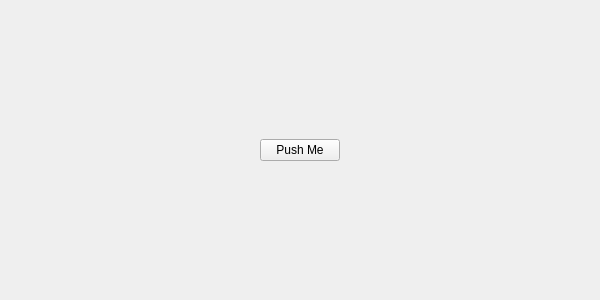
<?xml version="1.0" encoding="UTF-8"?>
<ui version="4.0">
 <class>Form</class>
 <widget class="QWidget" name="Form">
  <property name="geometry">
   <rect>
    <x>0</x>
    <y>0</y>
    <width>600</width>
    <height>300</height>
   </rect>
  </property>
  <property name="sizePolicy">
   <sizepolicy hsizetype="Maximum" vsizetype="Maximum">
    <horstretch>0</horstretch>
    <verstretch>0</verstretch>
   </sizepolicy>
  </property>
  <property name="windowTitle">
   <string>Git и желтые окружности</string>
  </property>
  <layout class="QVBoxLayout" name="main_layout">
   <item>
    <layout class="QHBoxLayout" name="horizontalLayout">
     <item>
      <spacer name="horizontalSpacer">
       <property name="orientation">
        <enum>Qt::Horizontal</enum>
       </property>
       <property name="sizeHint" stdset="0">
        <size>
         <width>40</width>
         <height>20</height>
        </size>
       </property>
      </spacer>
     </item>
     <item>
      <widget class="QPushButton" name="btn">
       <property name="text">
        <string>Push Me</string>
       </property>
      </widget>
     </item>
     <item>
      <spacer name="horizontalSpacer_2">
       <property name="orientation">
        <enum>Qt::Horizontal</enum>
       </property>
       <property name="sizeHint" stdset="0">
        <size>
         <width>40</width>
         <height>20</height>
        </size>
       </property>
      </spacer>
     </item>
    </layout>
   </item>
  </layout>
 </widget>
 <resources/>
 <connections/>
</ui>
